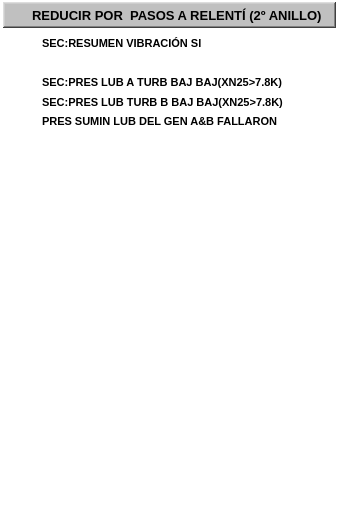
  <widget class="QFrame" name="fr_3">
   <property name="geometry">
    <rect>
     <x>686</x>
     <y>53</y>
     <width>341</width>
     <height>528</height>
    </rect>
   </property>
   <property name="styleSheet">
    <string notr="true">background-color: rgba(255, 255, 255, 0);</string>
   </property>
   <property name="frameShape">
    <enum>QFrame::StyledPanel</enum>
   </property>
   <property name="frameShadow">
    <enum>QFrame::Plain</enum>
   </property>
   <property name="lineWidth">
    <number>1</number>
   </property>
   <property name="midLineWidth">
    <number>0</number>
   </property>
   <widget class="QFrame" name="frTitulo_3">
    <property name="geometry">
     <rect>
      <x>3</x>
      <y>2</y>
      <width>333</width>
      <height>26</height>
     </rect>
    </property>
    <property name="styleSheet">
     <string notr="true">background-color: rgb(192, 192, 192);</string>
    </property>
    <property name="frameShape">
     <enum>QFrame::WinPanel</enum>
    </property>
    <property name="frameShadow">
     <enum>QFrame::Raised</enum>
    </property>
    <property name="lineWidth">
     <number>2</number>
    </property>
    <property name="midLineWidth">
     <number>0</number>
    </property>
   </widget>
   <widget class="QLabel" name="lbTitulo_3">
    <property name="geometry">
     <rect>
      <x>32</x>
      <y>5</y>
      <width>291</width>
      <height>20</height>
     </rect>
    </property>
    <property name="font">
     <font>
      <pointsize>10</pointsize>
      <weight>75</weight>
      <bold>true</bold>
     </font>
    </property>
    <property name="styleSheet">
     <string notr="true">background-color: rgba(255, 255, 255, 0);</string>
    </property>
    <property name="text">
     <string>REDUCIR POR  PASOS A RELENTÍ (2º ANILLO)</string>
    </property>
   </widget>
   <widget class="QLabel" name="lbTexto_37">
    <property name="geometry">
     <rect>
      <x>42</x>
      <y>35</y>
      <width>281</width>
      <height>16</height>
     </rect>
    </property>
    <property name="font">
     <font>
      <pointsize>8</pointsize>
      <weight>75</weight>
      <bold>true</bold>
     </font>
    </property>
    <property name="styleSheet">
     <string notr="true">background-color: rgba(255, 255, 255, 0);</string>
    </property>
    <property name="text">
     <string>SEC:RESUMEN VIBRACIÓN Sl</string>
    </property>
   </widget>
   <widget class="AWMultiObject" name="aLet_37">
    <property name="geometry">
     <rect>
      <x>13</x>
      <y>29</y>
      <width>25</width>
      <height>31</height>
     </rect>
    </property>
    <property name="id">
     <string>p_Fix32_THISNODE_SI_MSTR001_F_CV</string>
    </property>
    <property name="ElementType">
     <enum>AWMultiObject::CIRLED</enum>
    </property>
    <property name="OnColor">
     <enum>AWMultiObject::Grey</enum>
    </property>
    <property name="OffColor">
     <enum>AWMultiObject::Grey</enum>
    </property>
   </widget>
   <widget class="QLabel" name="lbTexto_38">
    <property name="geometry">
     <rect>
      <x>42</x>
      <y>74</y>
      <width>281</width>
      <height>16</height>
     </rect>
    </property>
    <property name="font">
     <font>
      <pointsize>8</pointsize>
      <weight>75</weight>
      <bold>true</bold>
     </font>
    </property>
    <property name="styleSheet">
     <string notr="true">background-color: rgba(255, 255, 255, 0);</string>
    </property>
    <property name="text">
     <string>SEC:PRES LUB A TURB BAJ BAJ(XN25&gt;7.8K)</string>
    </property>
   </widget>
   <widget class="QLabel" name="lbTexto_39">
    <property name="geometry">
     <rect>
      <x>42</x>
      <y>94</y>
      <width>281</width>
      <height>16</height>
     </rect>
    </property>
    <property name="font">
     <font>
      <pointsize>8</pointsize>
      <weight>75</weight>
      <bold>true</bold>
     </font>
    </property>
    <property name="styleSheet">
     <string notr="true">background-color: rgba(255, 255, 255, 0);</string>
    </property>
    <property name="text">
     <string>SEC:PRES LUB TURB B BAJ BAJ(XN25&gt;7.8K)</string>
    </property>
   </widget>
   <widget class="AWMultiObject" name="aLet_39">
    <property name="geometry">
     <rect>
      <x>13</x>
      <y>68</y>
      <width>25</width>
      <height>31</height>
     </rect>
    </property>
    <property name="id">
     <string>p_Fix32_THISNODE_SI_MSTR003_F_CV</string>
    </property>
    <property name="ElementType">
     <enum>AWMultiObject::CIRLED</enum>
    </property>
    <property name="OnColor">
     <enum>AWMultiObject::Grey</enum>
    </property>
    <property name="OffColor">
     <enum>AWMultiObject::Grey</enum>
    </property>
   </widget>
   <widget class="QLabel" name="lbTexto_40">
    <property name="geometry">
     <rect>
      <x>42</x>
      <y>113</y>
      <width>281</width>
      <height>16</height>
     </rect>
    </property>
    <property name="font">
     <font>
      <pointsize>8</pointsize>
      <weight>75</weight>
      <bold>true</bold>
     </font>
    </property>
    <property name="styleSheet">
     <string notr="true">background-color: rgba(255, 255, 255, 0);</string>
    </property>
    <property name="text">
     <string>PRES SUMIN LUB DEL GEN A&amp;B FALLARON</string>
    </property>
   </widget>
   <widget class="AWMultiObject" name="aLet_40">
    <property name="geometry">
     <rect>
      <x>13</x>
      <y>86</y>
      <width>25</width>
      <height>31</height>
     </rect>
    </property>
    <property name="id">
     <string>p_Fix32_THISNODE_SI_MSTR004_F_CV</string>
    </property>
    <property name="ElementType">
     <enum>AWMultiObject::CIRLED</enum>
    </property>
    <property name="OnColor">
     <enum>AWMultiObject::Grey</enum>
    </property>
    <property name="OffColor">
     <enum>AWMultiObject::Grey</enum>
    </property>
   </widget>
   <widget class="AWMultiObject" name="aLet_41">
    <property name="geometry">
     <rect>
      <x>13</x>
      <y>105</y>
      <width>25</width>
      <height>31</height>
     </rect>
    </property>
    <property name="id">
     <string>p_Fix32_THISNODE_SI_MSTR005_F_CV</string>
    </property>
    <property name="ElementType">
     <enum>AWMultiObject::CIRLED</enum>
    </property>
    <property name="OnColor">
     <enum>AWMultiObject::Grey</enum>
    </property>
    <property name="OffColor">
     <enum>AWMultiObject::Grey</enum>
    </property>
   </widget>
  </widget>
